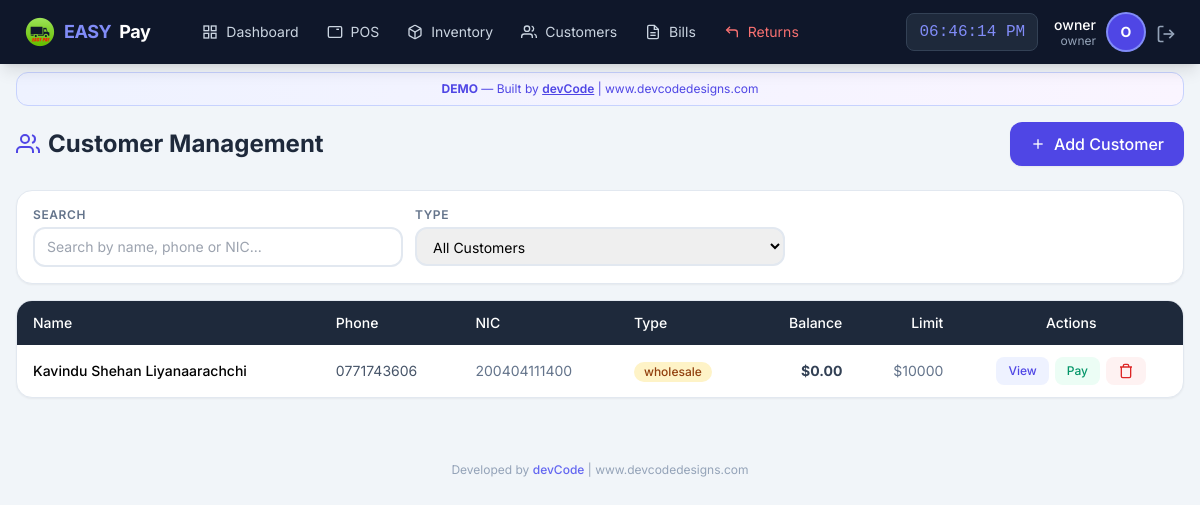
/customer/list (signed in), run on an earlier commit of the app's database.
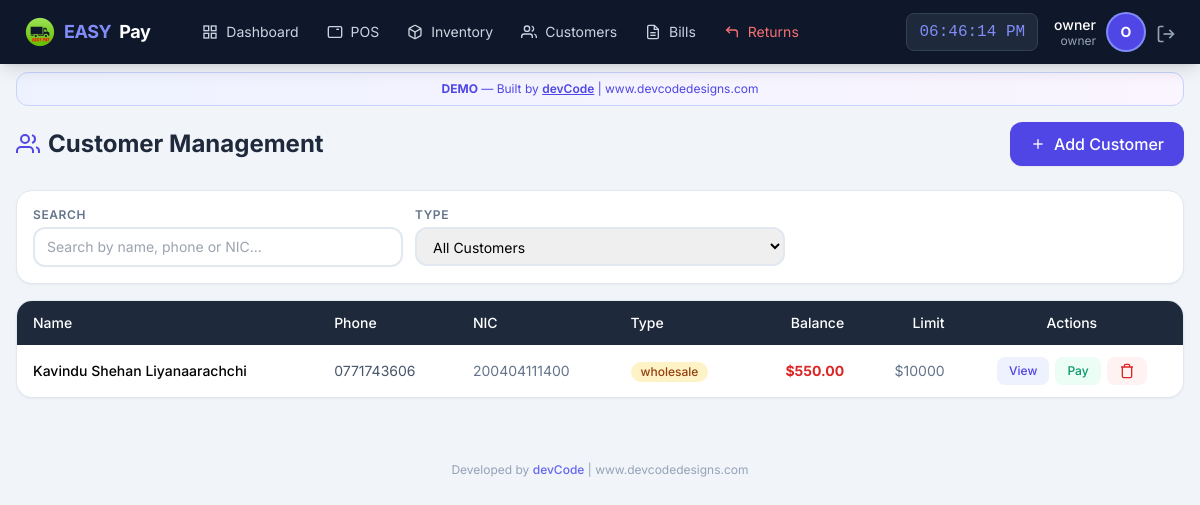
And on a later commit of the database.
### app/models/user.py (models this page shows, shortened)
class User(UserMixin, db.Model):
    __tablename__ = 'users'
    id = db.Column(db.Integer, primary_key=True)
    username = db.Column(db.String(50), unique=True, nullable=False)
    email = db.Column(db.String(120), unique=True, nullable=False)
    password_hash = db.Column(db.String(255), nullable=False)
    role = db.Column(db.String(20), default='staff')  # owner, manager, staff
    is_active = db.Column(db.Boolean, default=True)
    created_at = db.Column(db.DateTime, default=datetime.utcnow)
    last_login = db.Column(db.DateTime)
    orders = db.relationship('Order', backref='cashier_rel', lazy=True, foreign_keys='Order.user_id')

### app/models/customer.py (models this page shows, shortened)
class Customer(db.Model):
    __tablename__ = 'customers'
    id = db.Column(db.Integer, primary_key=True)
    name = db.Column(db.String(100), nullable=False)
    phone = db.Column(db.String(20), unique=True, nullable=False)
    email = db.Column(db.String(120))
    address = db.Column(db.Text)
    nic = db.Column(db.String(20), unique=True, nullable=False)  # National ID Card - mandatory & unique
    customer_type = db.Column(db.String(20), default='retail')
    balance = db.Column(db.Float, default=0.0)
    credit_limit = db.Column(db.Float, default=5000.0)
    total_purchases = db.Column(db.Float, default=0.0)
    total_paid = db.Column(db.Float, default=0.0)
    is_active = db.Column(db.Boolean, default=True)
    notes = db.Column(db.Text)
    created_at = db.Column(db.DateTime, default=datetime.now)
    updated_at = db.Column(db.DateTime, default=datetime.now, onupdate=datetime.now)
    orders = db.relationship('Order', backref='customer_rel', lazy=True)
    payments = db.relationship('Payment', backref='customer_rel', lazy=True)

### app/routes/customer.py (the view)
@customer_bp.route('/list')
@login_required
def list_customers():
    customers = Customer.query.filter_by(is_active=True).order_by(Customer.customer_type, Customer.name).all()
    return render_template('customer/list.html', customers=customers)

### app/models/user.py (called while the page is built)
@login_manager.user_loader
def load_user(user_id):
    return User.query.get(int(user_id))

### app/templates/customer/list.html (shortened to what this page needs)
{% extends "base.html" %}
{% block content %}
<div class="max-w-7xl mx-auto px-4 py-4">
    <div class="flex flex-col sm:flex-row justify-between items-start sm:items-center gap-3 mb-6">
        <h1 class="text-2xl font-bold text-slate-800 flex items-center gap-2">
            <svg class="icon-lg text-indigo-600" viewBox="0 0 24 24" fill="none" stroke="currentColor" stroke-width="2">
                <path d="M17 21v-2a4 4 0 0 0-4-4H5a4 4 0 0 0-4 4v2"></path>
                <circle cx="9" cy="7" r="4"></circle>
                <path d="M23 21v-2a4 4 0 0 0-3-3.87"></path>
                <path d="M16 3.13a4 4 0 0 1 0 7.75"></path>
            </svg>
            Customer Management
        </h1>
        <button onclick="showAddCustomer()" class="bg-indigo-600 text-white px-5 py-2.5 rounded-xl font-medium hover:bg-indigo-700 transition flex items-center gap-2 shadow-sm">
            <svg class="icon-sm" viewBox="0 0 24 24" fill="none" stroke="currentColor" stroke-width="2">
                <line x1="12" y1="5" x2="12" y2="19"></line>
                <line x1="5" y1="12" x2="19" y2="12"></line>
            </svg>
            Add Customer
        </button>
    </div>
    <div class="bg-white rounded-2xl shadow-sm border border-slate-200 p-4 mb-4">
        <div class="grid grid-cols-1 md:grid-cols-3 gap-3">
            <div>
                <label class="block text-xs font-semibold text-slate-500 uppercase tracking-wider mb-1">Search</label>
                <input type="text" id="custSearch" class="w-full border-2 border-slate-200 rounded-xl px-3 py-2 text-sm focus:border-indigo-400 focus:outline-none"
                       placeholder="Search by name, phone or NIC..." onkeyup="filterTable()">
            </div>
            <div>
                <label class="block text-xs font-semibold text-slate-500 uppercase tracking-wider mb-1">Type</label>
                <select id="typeFilter" class="w-full border-2 border-slate-200 rounded-xl px-3 py-2 text-sm focus:border-indigo-400 focus:outline-none" onchange="filterTable()">
                    <option value="all">All Customers</option>
                </select>
            </div>
        </div>
    </div>
    <div class="bg-white rounded-2xl shadow-sm border border-slate-200 overflow-hidden">
        <div class="overflow-x-auto">
            <table class="w-full text-sm" id="custTable">
                <thead>
                    <tr class="bg-slate-800 text-white">
                        <th class="px-4 py-3 text-left font-medium">Name</th>
                        <th class="px-4 py-3 text-left font-medium">Phone</th>
                        <th class="px-4 py-3 text-left font-medium hidden lg:table-cell">NIC</th>
                        <th class="px-4 py-3 text-left font-medium">Type</th>
                        <th class="px-4 py-3 text-right font-medium">Balance</th>
                        <th class="px-4 py-3 text-right font-medium hidden md:table-cell">Limit</th>
                        <th class="px-4 py-3 text-center font-medium">Actions</th>
                    </tr>
                </thead>
                <tbody class="divide-y divide-slate-100">
                    {% for customer in customers %}
                    <tr class="hover:bg-slate-50 transition" id="customer-row-{{ customer.id }}">
                        <td class="px-4 py-3 font-medium">{{ customer.name }}</td>
                        <td class="px-4 py-3 text-slate-600">{{ customer.phone }}</td>
                        <td class="px-4 py-3 text-slate-500 hidden lg:table-cell">{{ customer.nic or '-' }}</td>
                        <td class="px-4 py-3">
                            <span class="inline-flex items-center px-2.5 py-0.5 rounded-full text-xs font-medium
                                {{ 'bg-amber-100 text-amber-800' if customer.customer_type == 'wholesale' else 'bg-blue-100 text-blue-800' }}">
                                {{ customer.customer_type }}
                            </span>
                        </td>
                        <td class="px-4 py-3 text-right font-bold {{ 'text-red-600' if customer.balance > 0 else 'text-slate-700' }}">
                            ${{ "%.2f"|format(customer.balance) }}
                        </td>
                        <td class="px-4 py-3 text-right text-slate-500 hidden md:table-cell">${{ "%.0f"|format(customer.credit_limit) }}</td>
                        <td class="px-4 py-3">
                            <div class="flex items-center justify-center gap-1.5">
                                <button onclick="viewCustomer({{ customer.id }})"
                                        class="px-3 py-1.5 bg-indigo-50 text-indigo-600 text-xs font-medium rounded-lg hover:bg-indigo-100">
                                    View
                                </button>
                                <button onclick="showPayment({{ customer.id }}, '{{ customer.name }}', {{ customer.balance }})"
                                        class="px-3 py-1.5 bg-emerald-50 text-emerald-600 text-xs font-medium rounded-lg hover:bg-emerald-100">
                                    Pay
                                </button>
                                <button onclick="confirmDelete({{ customer.id }}, '{{ customer.name }}')"
                                        class="px-3 py-1.5 bg-red-50 text-red-600 text-xs font-medium rounded-lg hover:bg-red-100">
                                    <svg class="icon-sm" viewBox="0 0 24 24" fill="none" stroke="currentColor" stroke-width="2">
                                        <polyline points="3 6 5 6 21 6"></polyline>
                                        <path d="M19 6v14a2 2 0 0 1-2 2H7a2 2 0 0 1-2-2V6m3 0V4a2 2 0 0 1 2-2h4a2 2 0 0 1 2 2v2"></path>
                                    </svg>
                                </button>
                            </div>
                        </td>
                    </tr>
                    {% else %}
                    <tr>
                        <td colspan="7" class="px-4 py-8 text-center text-slate-400">No customers found</td>
                    </tr>
                    {% endfor %}
                </tbody>
            </table>
        </div>
    </div>
</div>
{% endblock %}

### app/templates/base.html (shortened to what this page needs)
<!DOCTYPE html>
<html lang="en">
<head>
    <script src="https://cdn.tailwindcss.com"></script>
</head>
<body class="bg-slate-100 min-h-screen">
    <nav class="bg-slate-900 text-white shadow-lg fixed top-0 left-0 right-0 z-50">
        <div class="flex justify-between items-center px-4 lg:px-6 h-16">
            <div class="flex items-center gap-6">
                <a href="{{ url_for('pos.dashboard') }}" class="flex items-center gap-2 text-lg font-bold tracking-tight">
                    <img src="{{ url_for('static', filename='img/easypay-logo.png') }}"
                        alt="EASY PAY"
                        class="w-8 h-8 object-contain">
                    <span class="text-indigo-400">EASY</span>Pay
                </a>
                {% if current_user.is_authenticated %}
                <div class="hidden lg:flex items-center gap-1 ml-4">
                    <a href="{{ url_for('pos.dashboard') }}" class="nav-link px-3 py-2 text-sm text-slate-300 hover:text-white flex items-center gap-2">
                        <svg class="icon-sm" viewBox="0 0 24 24" fill="none" stroke="currentColor" stroke-width="2">
                            <rect x="3" y="3" width="7" height="7"></rect><rect x="14" y="3" width="7" height="7"></rect>
                            <rect x="14" y="14" width="7" height="7"></rect><rect x="3" y="14" width="7" height="7"></rect>
                        </svg>
                        Dashboard
                    </a>
                    <a href="{{ url_for('pos.terminal') }}" class="nav-link px-3 py-2 text-sm text-slate-300 hover:text-white flex items-center gap-2">
                        <svg class="icon-sm" viewBox="0 0 24 24" fill="none" stroke="currentColor" stroke-width="2">
                            <rect x="2" y="4" width="20" height="16" rx="2"></rect>
                            <line x1="6" y1="8" x2="6" y2="8"></line><line x1="10" y1="8" x2="10" y2="8"></line>
                            <line x1="14" y1="8" x2="18" y2="8"></line>
                        </svg>
                        POS
                    </a>
                    <a href="{{ url_for('inventory.manage') }}" class="nav-link px-3 py-2 text-sm text-slate-300 hover:text-white flex items-center gap-2">
                        Inventory
                    </a>
                    <a href="{{ url_for('customer.list_customers') }}" class="nav-link px-3 py-2 text-sm text-slate-300 hover:text-white flex items-center gap-2">
                        <svg class="icon-sm" viewBox="0 0 24 24" fill="none" stroke="currentColor" stroke-width="2">
                            <path d="M17 21v-2a4 4 0 0 0-4-4H5a4 4 0 0 0-4 4v2"></path>
                            <circle cx="9" cy="7" r="4"></circle>
                            <path d="M23 21v-2a4 4 0 0 0-3-3.87"></path>
                            <path d="M16 3.13a4 4 0 0 1 0 7.75"></path>
                        </svg>
                        Customers
                    </a>
                    {% if current_user.role in ['owner','manager'] %}
                    <a href="{{ url_for('pos.bills') }}" class="nav-link px-3 py-2 text-sm text-slate-300 hover:text-white flex items-center gap-2">
                        <svg class="icon-sm" viewBox="0 0 24 24" fill="none" stroke="currentColor" stroke-width="2">
                            <path d="M14 2H6a2 2 0 0 0-2 2v16a2 2 0 0 0 2 2h12a2 2 0 0 0 2-2V8z"></path>
                            <polyline points="14 2 14 8 20 8"></polyline>
                            <line x1="16" y1="13" x2="8" y2="13"></line><line x1="16" y1="17" x2="8" y2="17"></line>
                        </svg>
                        Bills
                    </a>
                    <a href="{{ url_for('pos.returns') }}" class="nav-link px-3 py-2 text-sm text-red-400 hover:text-red-300 flex items-center gap-2">
                        <svg class="icon-sm" viewBox="0 0 24 24" fill="none" stroke="currentColor" stroke-width="2">
                            <polyline points="9 14 4 9 9 4"></polyline>
                            <path d="M20 20v-7a4 4 0 0 0-4-4H4"></path>
                        </svg>
                        Returns
                    </a>
                    {% endif %}
                </div>
                {% endif %}
            </div>
            {% if current_user.is_authenticated %}
            <div class="flex items-center gap-4">
                <span id="liveClock" class="hidden sm:block text-base font-mono bg-slate-800 px-3 py-1.5 rounded-lg text-indigo-400 border border-slate-700"></span>
                <div class="flex items-center gap-3">
                    <div class="hidden sm:block text-right">
                        <p class="text-sm font-medium leading-tight">{{ current_user.username }}</p>
                        <p class="text-xs text-slate-400 leading-tight">{{ current_user.role }}</p>
                    </div>
                    <div class="w-9 h-9 bg-indigo-600 rounded-full flex items-center justify-center text-sm font-bold ring-2 ring-indigo-400">
                        {{ current_user.username[0]|upper }}
                    </div>
                    <a href="{{ url_for('auth.logout') }}" class="text-slate-400 hover:text-red-400 transition" title="Logout">
                        <svg class="icon" viewBox="0 0 24 24" fill="none" stroke="currentColor" stroke-width="2">
                            <path d="M9 21H5a2 2 0 0 1-2-2V5a2 2 0 0 1 2-2h4"></path>
                            <polyline points="16 17 21 12 16 7"></polyline>
                            <line x1="21" y1="12" x2="9" y2="12"></line>
                        </svg>
                    </a>
                </div>
            </div>
            {% endif %}
        </div>
    </nav>
    <div class="pt-16 pb-20 lg:pb-4">
        <div class="max-w-7xl mx-auto px-4 mt-2">
            <div class="bg-gradient-to-r from-indigo-50 to-purple-50 border border-indigo-200 rounded-xl px-4 py-2 text-center text-xs text-indigo-600">
                <strong>DEMO</strong> — Built by <a href="https://www.devcodedesigns.com" target="_blank" class="underline font-semibold hover:text-indigo-800">devCode</a> | www.devcodedesigns.com
            </div>
        </div>
        {% block content %}{% endblock %}
        <footer class="max-w-7xl mx-auto px-4 py-4 text-center text-xs text-slate-400 mt-8">
            Developed by <a href="https://www.devcodedesigns.com" target="_blank" class="text-indigo-500 hover:text-indigo-700 font-medium">devCode</a> | www.devcodedesigns.com
        </footer>
    </div>
</body>
</html>

### app/templates/base.html (style rules this page uses)
body { font-family: 'Inter', system-ui, sans-serif; }
.nav-link { transition: all 0.2s; }
.icon { width: 20px; height: 20px; display: inline-block; vertical-align: middle; }
.icon-sm { width: 16px; height: 16px; }
.icon-lg { width: 24px; height: 24px; }

What changed in the data, as far as the page shows it:
changed Customer "Kavindu Shehan Liyanaarachchi": balance "0.00" → "550.00"
